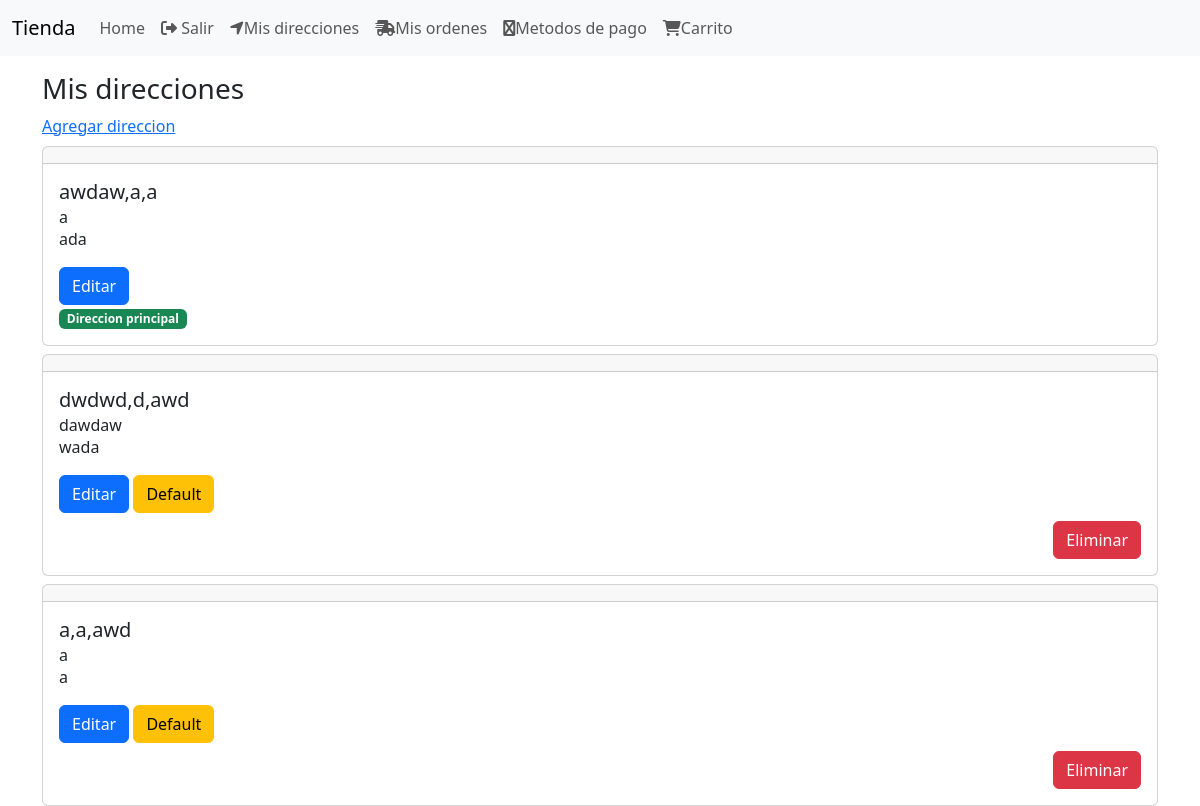
The page /direcciones/ (signed in) on the database its author committed.
### DirEnvio/models.py (models this page shows, shortened)
class DireccionEnvio(models.Model):
    user = models.ForeignKey(User, null=False, blank=False,on_delete=models.CASCADE)
    line1 = models.CharField(max_length=300)
    line2 = models.CharField(max_length=300, blank=True)
    city = models.CharField(max_length=100)
    state = models.CharField(max_length=100)
    country = models.CharField(max_length=50)
    reference = models.CharField(max_length=300)
    postal_code = models.CharField(max_length=10, null=False, blank=False)
    default = models.BooleanField(default=False)
    created_at = models.DateTimeField(auto_now_add=True)
    @property
    def direccion(self):
        return "{},{},{}".format(self.city, self.state, self.country)

### DirEnvio/views.py (the view)
# urls.py: path('',views.EnvioDirecciones.as_view(), name="direccion_envio"),
class EnvioDirecciones(LoginRequiredMixin, ListView):
    login_url = "login"
    model = DireccionEnvio
    template_name = "direccionEnvios/direccion_envio.html"
    def get_queryset(self):
        return DireccionEnvio.objects.filter(user=self.request.user).order_by("-default")

### DirEnvio/templates/direccionEnvios/direccion_envio.html
{% extends 'base.html' %}
{% block content %}
    <div class="col">
        <div class="h3">
            Mis direcciones
        </div>
        <a href="{% url 'formulariodir' %}">Agregar direccion</a>
        <div class="mt-2">
            {% for direccion_envio in object_list %}
                <div class="mt-2">
                    {% include 'direccionEnvios/snippets/cardDirecciones.html' %}
                </div>
            {% endfor%}
        </div>
    </div>
{% endblock %}

### templates/base.html (shortened to what this page needs)
<!DOCTYPE html>
<html lang="en">
<head>
    <link href="https://cdn.jsdelivr.net/npm/bootstrap@5.3.3/dist/css/bootstrap.min.css" rel="stylesheet">
</head>
<body>
    {% include "navbar.html" %}
    <div class="container">
        {% block content %}{% endblock %}
    </div>
    </body>
</html>

### templates/navbar.html (shortened to what this page needs)
<nav class="navbar navbar-expand-lg bg-body-tertiary mb-3">
    <div class="container-fluid">
      <a class="navbar-brand" href="{% url 'index'%}">Tienda</a>
      <div class="collapse navbar-collapse" id="navbarNav">
        <ul class="navbar-nav">
          <li class="nav-item">
            <a class="nav-link" aria-current="page" href="{% url 'index' %}">Home</a>
          </li>
          {% if user.is_authenticated == False%}
          <li class="nav-item">
            <a class="nav-link {% if request.path == login %} active {% endif %}" href="{% url 'login' %}">
                <span class="fas fa-user"></span>
                Login</a>
          </li>
          <li class="nav-item">
            <a class="nav-link {% if request.path == registro %} active {% endif %}" href="{% url 'registro'%}">
                <span class="fas fa-user"></span>
                Registro</a>
          </li>
          {% else %}
          <li class="nav-item">
            <a class="nav-link" href="{% url 'salir' %}">
                <span class="fas fa-sign-out-alt"></span>
                Salir</a>
          </li>
          <li class="nav-item">
            <a class="nav-link" href="{% url 'direccion_envio' %}"><span class="fas fa-location-arrow"></span>Mis direcciones</a>
          </li>
          <li class="nav-item">
            <a class="nav-link" href="{% url 'ordenes' %}"><span class="fas fa-shipping-fast"></span>Mis ordenes</a>
          </li>
          <li class="nav-item">
            <a class="nav-link" href="{% url 'metodopago' %}"><span class="fas fa-cc-stripe"></span>Metodos de pago</a>
          </li>
        </ul>
          {% endif %}
        <ul class="navbar-nav">
          <li class="nav-item">
            <a class="nav-link" href="{% url 'cart' %}"><span class="fas fa-shopping-cart"></span>Carrito</a>
          </li>
        </ul>
      </div>
    </div>
</nav>

### DirEnvio/templates/direccionEnvios/snippets/cardDirecciones.html
<div class="card">
    <h4 class="card-header"></h4>
    <div class="card-body">
        <h5 class="card-title">{{direccion_envio.direccion}}</h5>
        <h6 class="card-subtitle">{{direccion_envio.postal_code}}</h6>
        <p class="card-text">{{direccion_envio.reference}}</p>
        <div class="mt-3">
            <a href="{% url 'update' direccion_envio.pk %}" class="btn btn-primary">Editar</a>
            {% if direccion_envio.default %}
                <div>
                    <span class="badge bg-success">Direccion principal</span>
                </div>
            {% else %}
               <a href="{% url 'default' direccion_envio.pk %}" class="btn btn-warning">Default</a>
               <div class="d-grid gap-2 d-md-flex justify-content-md-end mt-2">
                    <a href="{% url 'delete' direccion_envio.pk %}" class="btn btn-danger">Eliminar</a>
                </div>
            {% endif %}
        </div>
    </div>
</div>

### rows shown on the page
DireccionEnvio: direccion "awdaw,a,a", postal_code "a", reference "ada", default "Direccion principal"
DireccionEnvio: direccion "dwdwd,d,awd", postal_code "dawdaw", reference "wada", default "Default"
DireccionEnvio: direccion "a,a,awd", postal_code "a", reference "a", default "Default"
